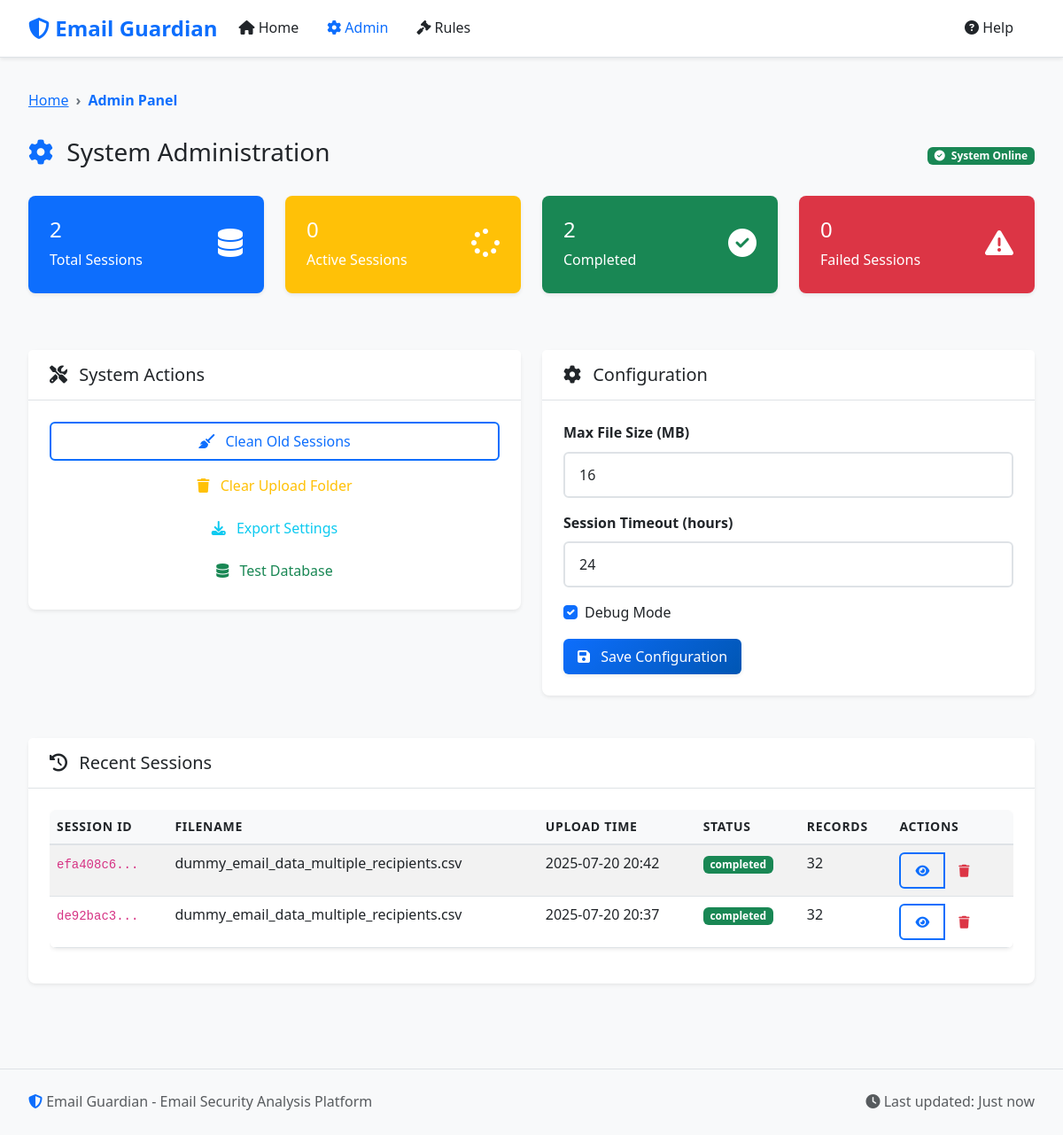
/admin, run on an earlier commit of the app's database.
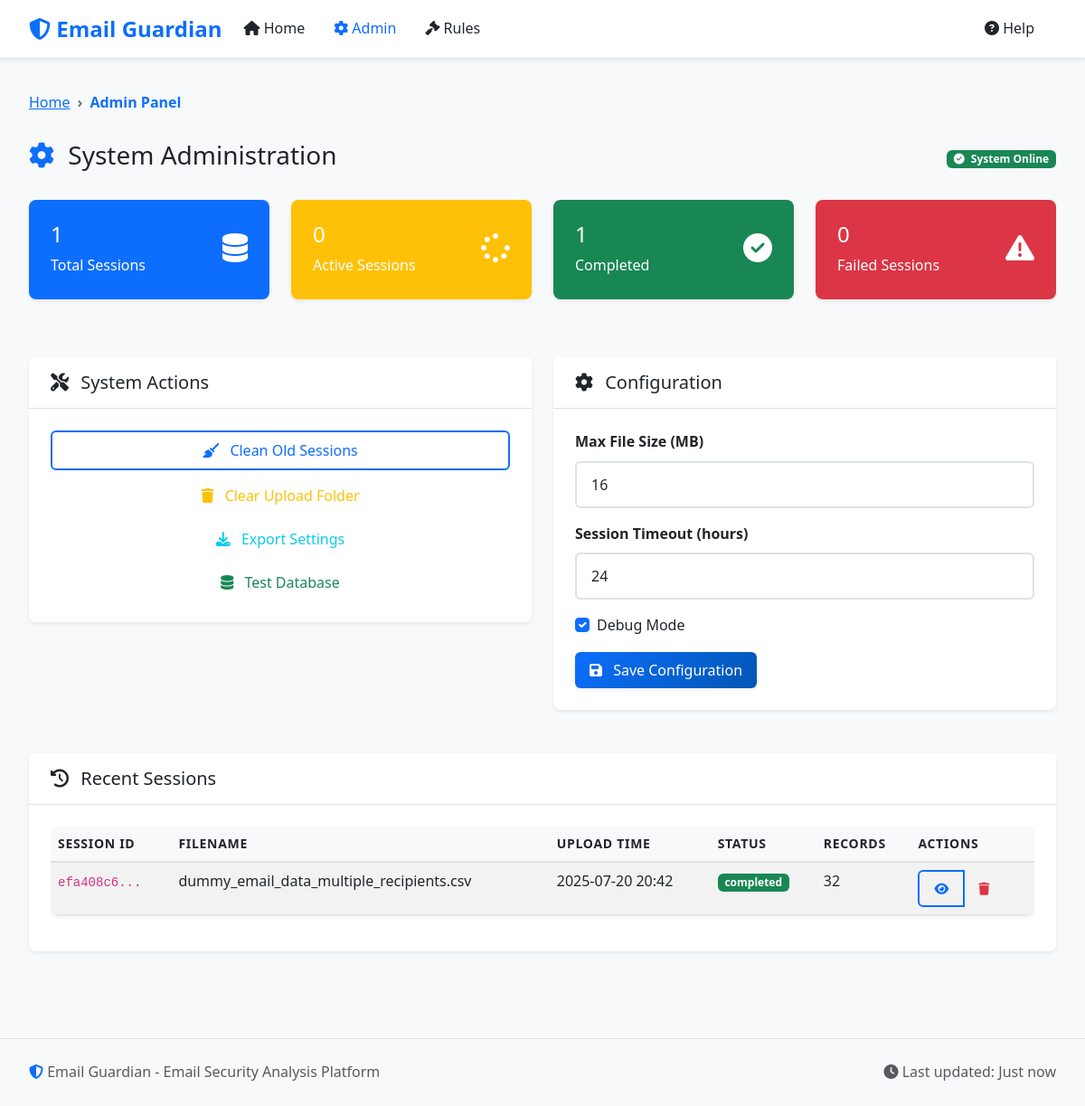
And on a later commit of the database.
### models.py (models this page shows, shortened)
class ProcessingSession(db.Model):
    __tablename__ = 'processing_sessions'
    id = db.Column(db.String(36), primary_key=True)
    filename = db.Column(db.String(255), nullable=False)
    upload_time = db.Column(db.DateTime, default=datetime.utcnow)
    total_records = db.Column(db.Integer, default=0)
    processed_records = db.Column(db.Integer, default=0)
    status = db.Column(db.String(50), default='uploaded')  # uploaded, processing, completed, error
    error_message = db.Column(Text)
    processing_stats = db.Column(JSON)
    data_path = db.Column(db.String(500))
    is_compressed = db.Column(db.Boolean, default=False)
    exclusion_applied = db.Column(db.Boolean, default=False)
    whitelist_applied = db.Column(db.Boolean, default=False)
    rules_applied = db.Column(db.Boolean, default=False)
    ml_applied = db.Column(db.Boolean, default=False)

### routes.py (the view)
@app.route('/admin')
def admin():
    stats = {
        'total_sessions': ProcessingSession.query.count(),
        'active_sessions': ProcessingSession.query.filter_by(status='processing').count(),
        'completed_sessions': ProcessingSession.query.filter_by(status='completed').count(),
        'failed_sessions': ProcessingSession.query.filter_by(status='failed').count()
    }
    recent_sessions = ProcessingSession.query.order_by(ProcessingSession.upload_time.desc()).limit(5).all()
    sessions = ProcessingSession.query.order_by(ProcessingSession.upload_time.desc()).all()
    whitelist_domains = WhitelistDomain.query.filter_by(is_active=True).all()
    attachment_keywords = AttachmentKeyword.query.filter_by(is_active=True).all()
    return render_template('admin.html',
                         stats=stats,
                         recent_sessions=recent_sessions,
                         sessions=sessions,
                         whitelist_domains=whitelist_domains,
                         attachment_keywords=attachment_keywords)

### templates/admin.html (shortened to what this page needs)
{% extends "base.html" %}
{% block breadcrumb %}
<nav aria-label="breadcrumb">
    <ol class="breadcrumb">
        <li class="breadcrumb-item"><a href="{{ url_for('index') }}">Home</a></li>
        <li class="breadcrumb-item active">Admin Panel</li>
    </ol>
</nav>
{% endblock %}
{% block content %}
<div class="row">
    <div class="col-12">
        <div class="d-flex justify-content-between align-items-center mb-4">
            <h1 class="h3">
                <i class="fas fa-cog text-primary me-2"></i>
                System Administration
            </h1>
            <div class="badge bg-success">
                <i class="fas fa-check-circle me-1"></i>
                System Online
            </div>
        </div>
    </div>
</div>
<div class="row mb-4">
    <div class="col-md-3 mb-3">
        <div class="card text-white bg-primary">
            <div class="card-body">
                <div class="d-flex justify-content-between">
                    <div>
                        <h4 class="card-title">{{ stats.total_sessions }}</h4>
                        <p class="card-text">Total Sessions</p>
                    </div>
                    <div class="align-self-center">
                        <i class="fas fa-database fa-2x"></i>
                    </div>
                </div>
            </div>
        </div>
    </div>
    <div class="col-md-3 mb-3">
        <div class="card text-white bg-warning">
            <div class="card-body">
                <div class="d-flex justify-content-between">
                    <div>
                        <h4 class="card-title">{{ stats.active_sessions }}</h4>
                        <p class="card-text">Active Sessions</p>
                    </div>
                    <div class="align-self-center">
                        <i class="fas fa-spinner fa-2x"></i>
                    </div>
                </div>
            </div>
        </div>
    </div>
    <div class="col-md-3 mb-3">
        <div class="card text-white bg-success">
            <div class="card-body">
                <div class="d-flex justify-content-between">
                    <div>
                        <h4 class="card-title">{{ stats.completed_sessions }}</h4>
                        <p class="card-text">Completed</p>
                    </div>
                    <div class="align-self-center">
                        <i class="fas fa-check-circle fa-2x"></i>
                    </div>
                </div>
            </div>
        </div>
    </div>
    <div class="col-md-3 mb-3">
        <div class="card text-white bg-danger">
            <div class="card-body">
                <div class="d-flex justify-content-between">
                    <div>
                        <h4 class="card-title">{{ stats.failed_sessions }}</h4>
                        <p class="card-text">Failed Sessions</p>
                    </div>
                    <div class="align-self-center">
                        <i class="fas fa-exclamation-triangle fa-2x"></i>
                    </div>
                </div>
            </div>
        </div>
    </div>
</div>
<div class="row mb-4">
    <div class="col-md-6">
        <div class="card">
            <div class="card-header">
                <h5 class="card-title mb-0">
                    <i class="fas fa-tools me-2"></i>
                    System Actions
                </h5>
            </div>
            <div class="card-body">
                <div class="d-grid gap-2">
                    <button class="btn btn-outline-primary" onclick="cleanupOldSessions()">
                        <i class="fas fa-broom me-2"></i>
                        Clean Old Sessions
                    </button>
                    <button class="btn btn-outline-warning" onclick="clearUploads()">
                        <i class="fas fa-trash me-2"></i>
                        Clear Upload Folder
                    </button>
                    <button class="btn btn-outline-info" onclick="exportSettings()">
                        <i class="fas fa-download me-2"></i>
                        Export Settings
                    </button>
                    <button class="btn btn-outline-success" onclick="testDatabase()">
                        <i class="fas fa-database me-2"></i>
                        Test Database
                    </button>
                </div>
            </div>
        </div>
    </div>
    <div class="col-md-6">
        <div class="card">
            <div class="card-header">
                <h5 class="card-title mb-0">
                    <i class="fas fa-cog me-2"></i>
                    Configuration
                </h5>
            </div>
            <div class="card-body">
                <form id="configForm">
                    <div class="mb-3">
                        <label class="form-label">Max File Size (MB)</label>
                        <input type="number" class="form-control" value="16" min="1" max="100">
                    </div>
                    <div class="mb-3">
                        <label class="form-label">Session Timeout (hours)</label>
                        <input type="number" class="form-control" value="24" min="1" max="168">
                    </div>
                    <div class="mb-3">
                        <div class="form-check">
                            <input class="form-check-input" type="checkbox" checked>
                            <label class="form-check-label">Debug Mode</label>
                        </div>
                    </div>
                    <button type="button" class="btn btn-primary" onclick="saveConfig()">
                        <i class="fas fa-save me-2"></i>
                        Save Configuration
                    </button>
                </form>
            </div>
        </div>
    </div>
</div>
<div class="row">
    <div class="col-12">
        <div class="card">
            <div class="card-header">
                <h5 class="card-title mb-0">
                    <i class="fas fa-history me-2"></i>
                    Recent Sessions
                </h5>
            </div>
            <div class="card-body">
                {% if recent_sessions %}
                <div class="table-responsive">
                    <table class="table table-striped">
                        <thead>
                            <tr>
                                <th>Session ID</th>
                                <th>Filename</th>
                                <th>Upload Time</th>
                                <th>Status</th>
                                <th>Records</th>
                                <th>Actions</th>
                            </tr>
                        </thead>
                        <tbody>
                            {% for session in recent_sessions %}
                            <tr>
                                <td>
                                    <code>{{ session.id[:8] }}...</code>
                                </td>
                                <td>{{ session.filename }}</td>
                                <td>{{ session.upload_time.strftime('%Y-%m-%d %H:%M') }}</td>
                                <td>
                                    {% if session.status == 'completed' %}
                                        <span class="badge bg-success">{{ session.status }}</span>
                                    {% elif session.status == 'processing' %}
                                        <span class="badge bg-warning">{{ session.status }}</span>
                                    {% elif session.status == 'failed' %}
                                        <span class="badge bg-danger">{{ session.status }}</span>
                                    {% else %}
                                        <span class="badge bg-secondary">{{ session.status }}</span>
                                    {% endif %}
                                </td>
                                <td>{{ session.total_records or 0 }}</td>
                                <td>
                                    <div class="btn-group btn-group-sm" role="group">
                                        <a href="{{ url_for('dashboard', session_id=session.id) }}"
                                           class="btn btn-outline-primary" title="View Dashboard">
                                            <i class="fas fa-eye"></i>
                                        </a>
                                        <button class="btn btn-outline-danger"
                                                onclick="deleteSession('{{ session.id }}')"
                                                title="Delete Session">
                                            <i class="fas fa-trash"></i>
                                        </button>
                                    </div>
                                </td>
                            </tr>
                            {% endfor %}
                        </tbody>
                    </table>
                </div>
                {% else %}
                <div class="text-center py-4">
                    <i class="fas fa-inbox fa-3x text-muted mb-3"></i>
                    <h5 class="text-muted">No sessions found</h5>
                    <p class="text-muted">Upload some files to see session data here.</p>
                </div>
                {% endif %}
            </div>
        </div>
    </div>
</div>
{% endblock %}

### templates/base.html (shortened to what this page needs)
<!DOCTYPE html>
<html lang="en">
<head>
    <link href="https://cdn.jsdelivr.net/npm/bootstrap@5.3.0/dist/css/bootstrap.min.css" rel="stylesheet">
    <link href="https://cdnjs.cloudflare.com/ajax/libs/font-awesome/6.4.0/css/all.min.css" rel="stylesheet">
    <link href="https://cdn.datatables.net/1.13.4/css/dataTables.bootstrap5.min.css" rel="stylesheet">
    <link href="{{ url_for('static', filename='css/style.css') }}" rel="stylesheet">
</head>
<body>
    <nav class="navbar navbar-expand-lg navbar-light bg-white">
        <div class="container-fluid">
            <a class="navbar-brand" href="{{ url_for('index') }}">
                <i class="fas fa-shield-alt text-primary"></i>
                Email Guardian
            </a>
            <div class="collapse navbar-collapse" id="navbarNav">
                <ul class="navbar-nav me-auto">
                    <li class="nav-item">
                        <a class="nav-link {% if request.endpoint == 'index' %}active{% endif %}" href="{{ url_for('index') }}">
                            <i class="fas fa-home"></i> Home
                        </a>
                    </li>
                    <li class="nav-item">
                        <a class="nav-link {% if request.endpoint == 'admin' %}active{% endif %}" href="{{ url_for('admin') }}">
                            <i class="fas fa-cog"></i> Admin
                        </a>
                    </li>
                    <li class="nav-item">
                        <a class="nav-link {% if request.endpoint == 'rules' %}active{% endif %}" href="{{ url_for('rules') }}">
                            <i class="fas fa-gavel"></i> Rules
                        </a>
                    </li>
                </ul>
                <ul class="navbar-nav">
                    <li class="nav-item">
                        <a class="nav-link" href="#" onclick="showHelp()">
                            <i class="fas fa-question-circle"></i> Help
                        </a>
                    </li>
                </ul>
            </div>
        </div>
    </nav>
    <main class="container-fluid py-4">
        {% block breadcrumb %}{% endblock %}
        {% block content %}{% endblock %}
    </main>
    <footer class="bg-light border-top py-4 mt-5">
        <div class="container-fluid">
            <div class="row">
                <div class="col-md-6">
                    <p class="text-muted mb-0">
                        <i class="fas fa-shield-alt text-primary"></i>
                        Email Guardian - Email Security Analysis Platform
                    </p>
                </div>
                <div class="col-md-6 text-end">
                    <p class="text-muted mb-0">
                        <i class="fas fa-clock"></i>
                        Last updated: <span id="lastUpdate">Just now</span>
                    </p>
                </div>
            </div>
        </div>
    </footer>
</body>
</html>

What changed in the data, as far as the page shows it:
removed ProcessingSession: id "de92bac3", filename "dummy_email_data_multiple_recipients.csv", upload_time "2025-07-20 20:37", status "completed", total_records "32"
Also different on the page:
{{ stats.total_sessions }}: "2" → "1"
{{ stats.completed_sessions }}: "2" → "1"
